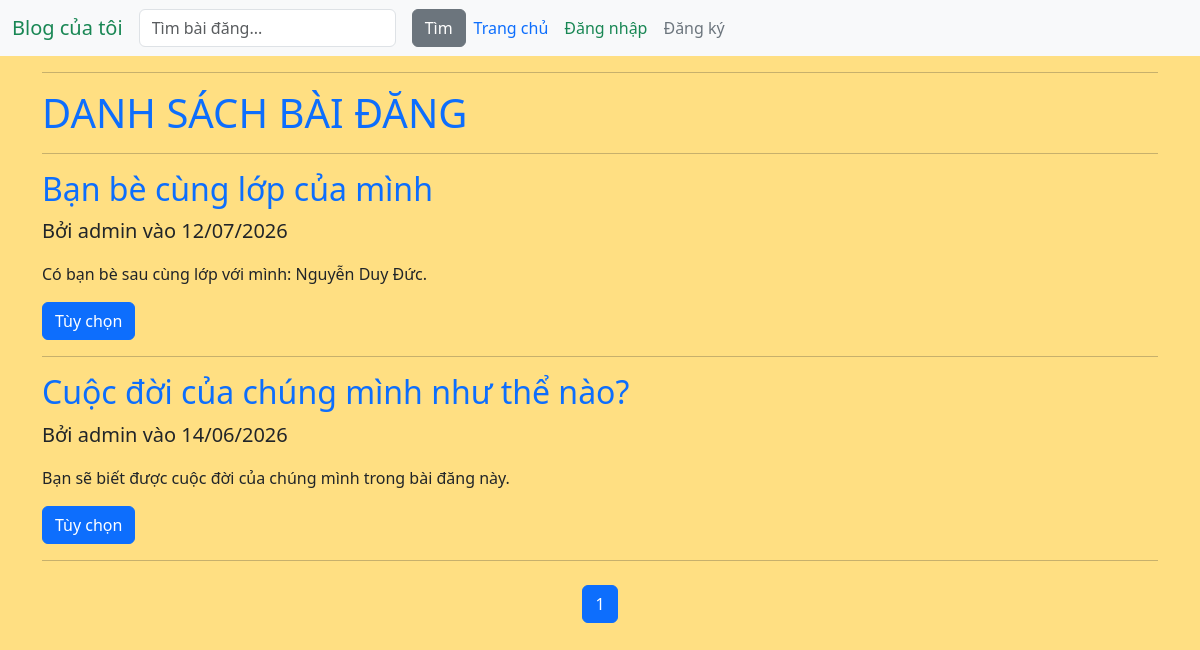
The app's page /, older data.
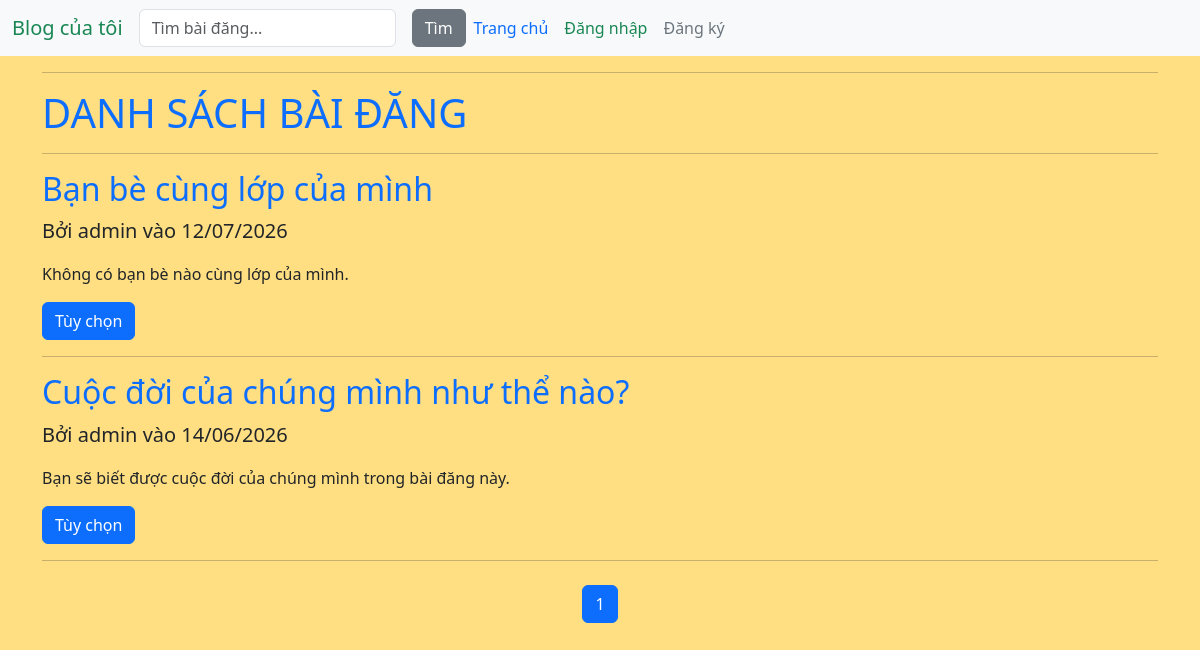
The same page, newer data.
### blog/models.py (models this page shows, shortened)
class Post(models.Model):
    title = models.CharField(max_length=200)
    likes = models.ManyToManyField(User, related_name='blog_posts', blank=True)
    content = models.TextField()
    created_at = models.DateTimeField(auto_now_add=True)
    updated_at = models.DateTimeField(auto_now=True)
    author = models.ForeignKey(User, on_delete=models.CASCADE, default=1)

### blog/views.py (the view)
# urls.py: path("",PostListView.as_view(),name="post_list"),
class PostListView(ListView):
    model = Post
    template_name = "post_list.html"
    context_object_name = "posts"
    ordering = ["-created_at"]
    paginate_by = 3
    def get_queryset(self):
        query = self.request.GET.get('q')
        if query:
            return Post.objects.filter(
                Q(title__icontains=query) | Q(content__icontains=query)
            ).order_by("-created_at")
        return Post.objects.all().order_by("-created_at")

### blog/templates/post_list.html (shortened to what this page needs)
<!DOCTYPE html>
<html lang="vi">
<head>
</head>
{% extends "base.html" %}
{% block content %}
    <hr>
    <h1 class="text-uppercase text-primary">Danh sách bài đăng</h1>
    <hr>
    {% for post in posts %}
        <article>
            <h2><a href="{% url 'post-detail' post.pk %}" class="text-decoration-none link-primary">{{ post.title }}</a></h2>
            <p class="fs-5">Bởi {{ post.author.username }} vào {{ post.created_at|date:"d/m/Y" }}</p>
            <p>{{ post.content|truncatewords:30 }}</p>
            <button type="button" class="btn btn-primary" data-bs-toggle="modal" data-bs-target="#exampleModal">Tùy chọn</button>
            <hr>
</article>
    {% endfor %}
    <nav aria-label="Page navigation" class="mt-4">
        <ul class="pagination justify-content-center">
            {% for num in page_obj.paginator.page_range %}
                {% if page_obj.number == num %}
                    <li class="page-item active"><span class="page-link">{{ num }}</span></li>
                {% elif num > page_obj.number|add:'-3' and num < page_obj.number|add:'3' %}
                    <li class="page-item">
                        <a class="page-link" href="?page={{ num }}{% if request.GET.q %}&q={{ request.GET.q }}{% endif %}">{{ num }}</a>
                    </li>
                {% endif %}
        {% endfor %}
        </ul>
    </nav>
{% endblock %}

Row changes from the older to the newer data that the page shows:
changed Post "Bạn bè cùng lớp của mình": content "Có bạn bè sau cùng lớp với mình: Nguyễn Duy Đức." → "Không có bạn bè nào cùng lớp của mình."
